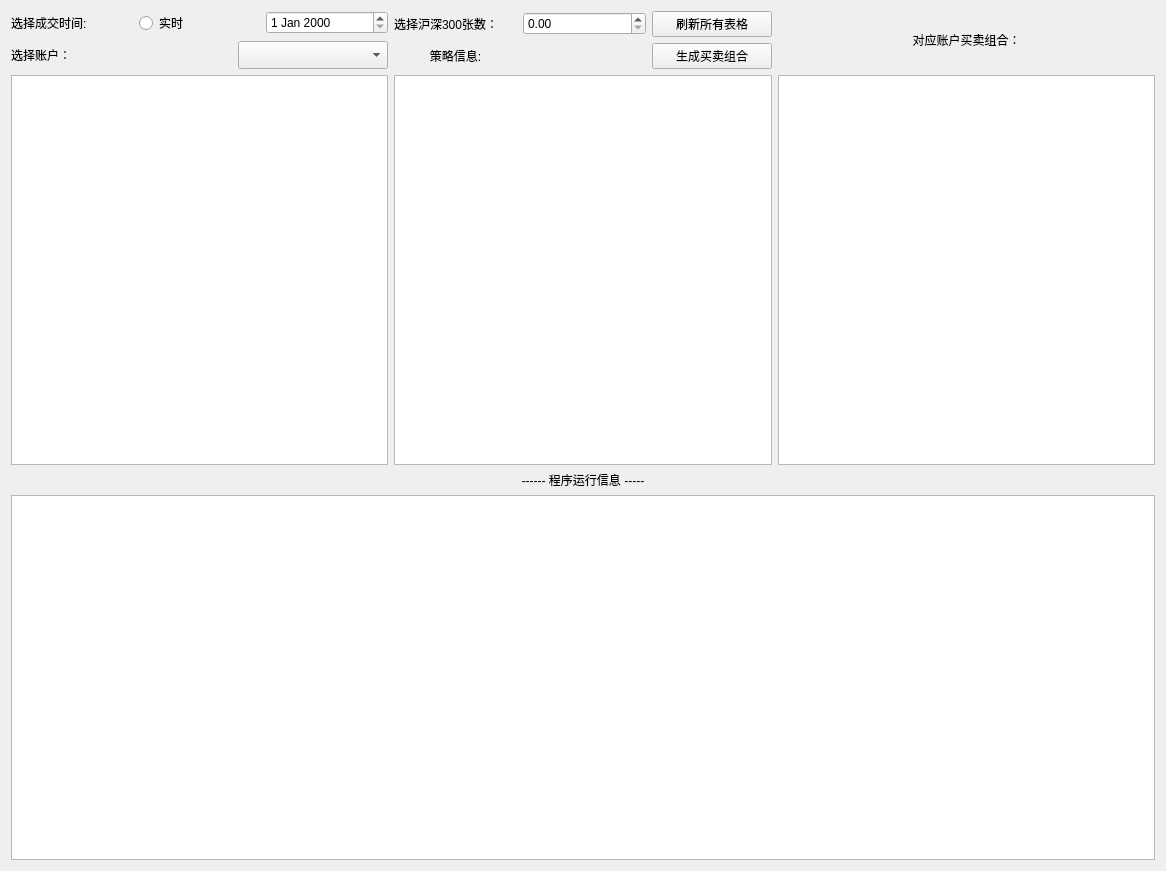
<?xml version="1.0" encoding="UTF-8"?>
<ui version="4.0">
 <class>GeneratePortfolioForm</class>
 <widget class="QWidget" name="GeneratePortfolioForm">
  <property name="geometry">
   <rect>
    <x>0</x>
    <y>0</y>
    <width>1166</width>
    <height>871</height>
   </rect>
  </property>
  <property name="windowTitle">
   <string>Form</string>
  </property>
  <layout class="QGridLayout" name="gridLayout_3">
   <item row="0" column="0">
    <layout class="QVBoxLayout" name="verticalLayout_2">
     <item>
      <layout class="QHBoxLayout" name="horizontalLayout">
       <item>
        <widget class="QLabel" name="label">
         <property name="text">
          <string>选择成交时间: </string>
         </property>
        </widget>
       </item>
       <item>
        <widget class="QRadioButton" name="chooseRealTimeRatio">
         <property name="text">
          <string>实时</string>
         </property>
        </widget>
       </item>
       <item>
        <widget class="QDateEdit" name="chooseHistDate"/>
       </item>
      </layout>
     </item>
     <item>
      <layout class="QHBoxLayout" name="horizontalLayout_2">
       <item>
        <widget class="QLabel" name="chooseAccount_Label">
         <property name="maximumSize">
          <size>
           <width>500</width>
           <height>10000</height>
          </size>
         </property>
         <property name="text">
          <string>选择账户：</string>
         </property>
        </widget>
       </item>
       <item>
        <widget class="QComboBox" name="chooseAccount_ComboBox">
         <property name="maximumSize">
          <size>
           <width>150</width>
           <height>150</height>
          </size>
         </property>
        </widget>
       </item>
      </layout>
     </item>
    </layout>
   </item>
   <item row="0" column="1">
    <layout class="QGridLayout" name="gridLayout_2">
     <item row="0" column="0">
      <widget class="QLabel" name="label_2">
       <property name="text">
        <string>选择沪深300张数： </string>
       </property>
      </widget>
     </item>
     <item row="0" column="1">
      <widget class="QDoubleSpinBox" name="chooseHS300Count"/>
     </item>
     <item row="0" column="2">
      <widget class="QPushButton" name="refreshAllTable">
       <property name="maximumSize">
        <size>
         <width>120</width>
         <height>16777215</height>
        </size>
       </property>
       <property name="text">
        <string>刷新所有表格</string>
       </property>
      </widget>
     </item>
     <item row="1" column="0">
      <widget class="QLabel" name="strategy_Label">
       <property name="maximumSize">
        <size>
         <width>200</width>
         <height>16777215</height>
        </size>
       </property>
       <property name="text">
        <string>策略信息:</string>
       </property>
       <property name="alignment">
        <set>Qt::AlignCenter</set>
       </property>
      </widget>
     </item>
     <item row="1" column="2">
      <widget class="QPushButton" name="geneBuySalePortfolio">
       <property name="maximumSize">
        <size>
         <width>120</width>
         <height>16777215</height>
        </size>
       </property>
       <property name="text">
        <string>生成买卖组合</string>
       </property>
      </widget>
     </item>
    </layout>
   </item>
   <item row="0" column="2">
    <widget class="QLabel" name="buySalePortfolio_Label">
     <property name="text">
      <string>对应账户买卖组合：</string>
     </property>
     <property name="alignment">
      <set>Qt::AlignCenter</set>
     </property>
    </widget>
   </item>
   <item row="1" column="0" colspan="3">
    <layout class="QGridLayout" name="gridLayout">
     <item row="0" column="1">
      <widget class="QTableView" name="strategy_table"/>
     </item>
     <item row="0" column="0">
      <widget class="QTableView" name="account_table"/>
     </item>
     <item row="0" column="2">
      <widget class="QTableView" name="buySalePortfolio_table"/>
     </item>
    </layout>
   </item>
   <item row="2" column="0" colspan="3">
    <layout class="QVBoxLayout" name="verticalLayout">
     <item>
      <widget class="QLabel" name="programInfo_Label">
       <property name="text">
        <string>------ 程序运行信息 -----</string>
       </property>
       <property name="alignment">
        <set>Qt::AlignCenter</set>
       </property>
      </widget>
     </item>
     <item>
      <widget class="QTableView" name="programInfo_Table"/>
     </item>
    </layout>
   </item>
  </layout>
 </widget>
 <resources/>
 <connections/>
</ui>
